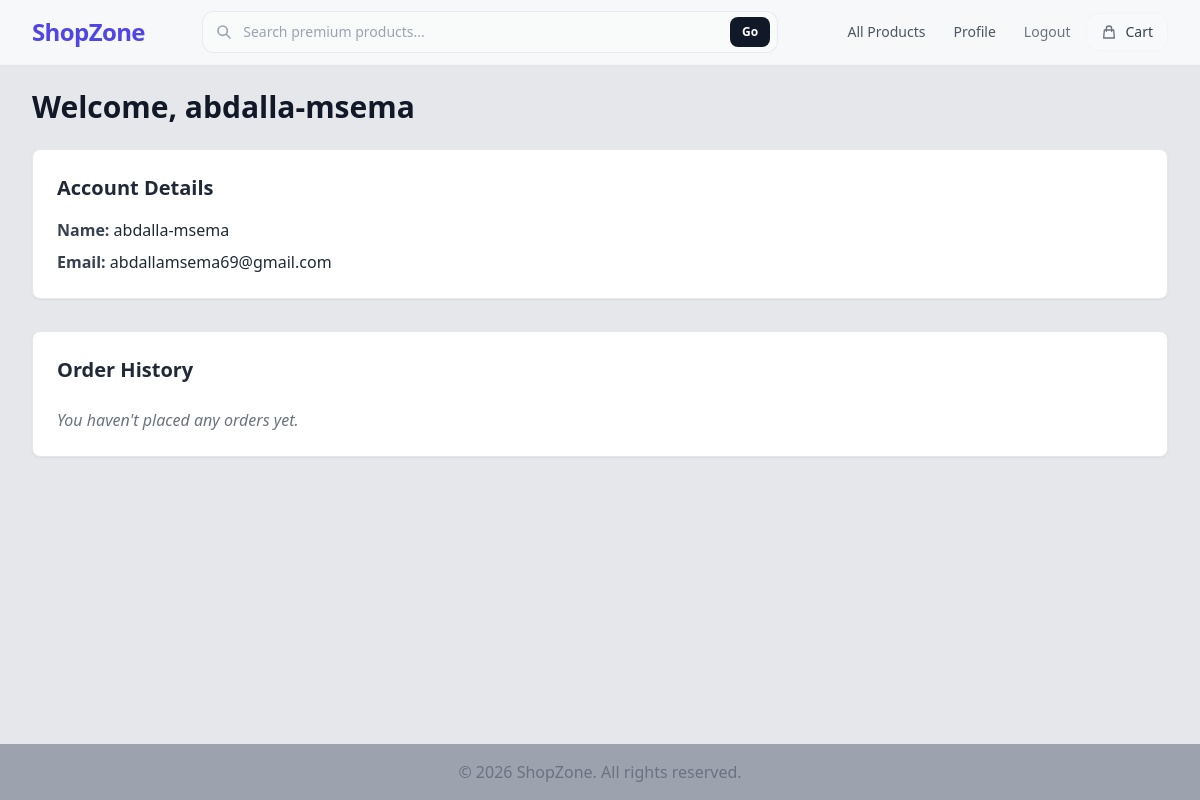
The app's page /profile/ (signed in), older data.
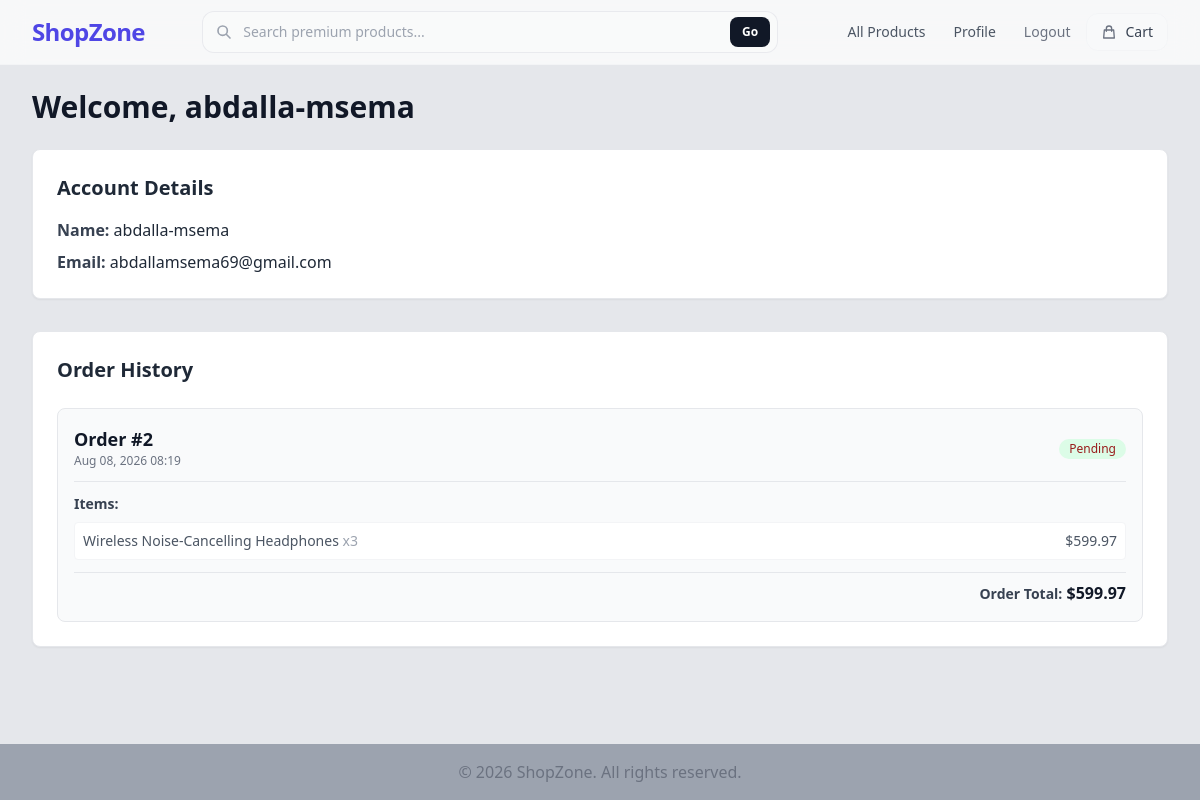
The same page, newer data.
### store/models.py (models this page shows, shortened)
class Order(models.Model):
    first_name = models.CharField(max_length=50)
    last_name = models.CharField(max_length=50)
    email = models.EmailField()
    address = models.CharField(max_length=250)
    city = models.CharField(max_length=100)
    created_at = models.DateTimeField(auto_now_add=True)
    paid = models.BooleanField(default=False)
    class Meta:
        ordering = ['-created_at']
    def get_total_cost(self):
        return sum(item.get_cost() for item in self.items.all())

class OrderItem(models.Model):
    order = models.ForeignKey(Order, related_name='items', on_delete=models.CASCADE)
    product = models.ForeignKey(Product, related_name='order_items', on_delete=models.CASCADE)
    price = models.DecimalField(max_digits=10, decimal_places=2)
    quantity = models.PositiveIntegerField(default=1)
    def get_cost(self):
        return self.price * self.quantity

class Product(models.Model):
    category = models.ForeignKey(Category, related_name='products', on_delete=models.CASCADE)
    name = models.CharField(max_length=100, unique=True)
    slug = models.SlugField(max_length=100, unique=True)
    description = models.TextField(blank=True, null=True)
    price = models.DecimalField(max_digits=10, decimal_places=2)
    stock = models.IntegerField(default=1)
    is_available = models.BooleanField(default=True)
    image_url = models.URLField(max_length=200, blank=True, null=True)
    created_at = models.DateTimeField(auto_now_add=True)
    updated_at = models.DateTimeField(auto_now=True)

### store/views.py (the view)
# urls.py: path('profile/', views.profile, name='profile'),
@login_required
def profile(request):
    orders = Order.objects.filter(email=request.user.email)
    return render(request, 'store/profile.html', {'orders': orders})

### store/cart.py (called while the page is built)
    def __len__(self):
        return sum(item['quantity'] for item in self.cart.values())

### store/context_processors.py (called while the page is built)
def cart(request):
    return {'cart': Cart(request)}

### store/templates/store/profile.html (shortened to what this page needs)
{% extends 'store/base.html' %}
{% block content %}
    <h1 class="text-3xl font-bold mb-6 text-gray-900">Welcome, {{ request.user.username }}</h1>
    <div class="bg-white border border-gray-200 rounded-lg p-6 mb-8 shadow-sm">
        <h2 class="text-xl font-bold mb-4 text-gray-800">Account Details</h2>
        <p class="mb-2"><strong class="text-gray-700">Name:</strong> {{ request.user.get_full_name|default:request.user.username }}</p>
        <p><strong class="text-gray-700">Email:</strong> {{ request.user.email }}</p>
    </div>
    <div class="bg-white border border-gray-200 rounded-lg p-6 shadow-sm">
        <h2 class="text-xl font-bold mb-6 text-gray-800">Order History</h2>
        {% if orders %}
            <div class="space-y-6">
                {% for order in orders %}
                    <div class="border border-gray-200 rounded-lg p-4 bg-gray-50">
                        <div class="flex justify-between items-center border-b border-gray-200 pb-3 mb-3">
                            <div>
                                <p class="font-bold text-lg text-gray-900">Order #{{ order.id }}</p>
                                <p class="text-xs text-gray-500">{{ order.created_at|date:"M d, Y H:i" }}</p>
                            </div>
                            <div class="text-right">
                                <span class="inline-flex items-center px-2.5 py-0.5 rounded-full text-xs font-medium bg-green-100 text-red-800">
                                    {% if order.paid %}Paid{% else %}Pending{% endif %}
                                </span>
                            </div>
                        </div>
                        <div class="space-y-2">
                            <p class="text-sm font-semibold text-gray-700 mb-1">Items:</p>
                            {% for item in order.items.all %}
                                <div class="flex justify-between text-sm text-gray-600 bg-white p-2 rounded border border-gray-100">
                                    <span>{{ item.product.name }} <span class="text-gray-400">x{{ item.quantity }}</span></span>
                                    <span class="font-medium">${{ item.get_cost }}</span>
                                </div>
                            {% endfor %}
                        </div>
                        <div class="text-right mt-3 pt-2 border-t border-gray-200">
                            <span class="text-sm font-semibold text-gray-700">Order Total:</span>
                            <span class="text-base font-bold text-gray-900">${{ order.get_total_cost }}</span>
                        </div>
                    </div>
                {% endfor %}
            </div>
        {% else %}
            <p class="text-gray-500 italic">You haven't placed any orders yet.</p>
        {% endif %}
    </div>
{% endblock content %}

### store/templates/store/base.html (shortened to what this page needs)
<!DOCTYPE html>
<html lang="en">
<head>
    <script src="https://cdn.tailwindcss.com"></script>
</head>
<body class="bg-gray-200 flex flex-col min-h-screen text-gray-800">
    <nav class="bg-white/70 backdrop-blur-md border-b border-gray-100 sticky top-0 z-50 transition-all duration-200">
    <div class="max-w-7xl mx-auto px-4 sm:px-6 lg:px-8">
        <div class="flex justify-between h-16 items-center gap-4">
            <a href="{% url 'product_list' %}" class="text-2xl font-black text-indigo-600 tracking-tight hover:opacity-90 transition flex-shrink-0">
                ShopZone
            </a>
            <form action="{% url 'product_list' %}" method="get" class="flex-grow max-w-xl mx-2 md:mx-6">
                <div class="relative group">
                    <div class="absolute inset-y-0 left-0 pl-3.5 flex items-center pointer-events-none">
                        <svg class="h-4 w-4 text-gray-400 group-focus-within:text-indigo-500 transition-colors" fill="none" stroke="currentColor" viewBox="0 0 24 24">
                            <path stroke-linecap="round" stroke-linejoin="round" stroke-width="2.5" d="M21 21l-6-6m2-5a7 7 0 11-14 0 7 7 0 0114 0z"></path>
                        </svg>
                    </div>
                    <input type="text" name="q" value="{{ query|default:'' }}" placeholder="Search premium products..."
                           class="w-full pl-10 pr-12 py-2.5 bg-gray-50/80 border border-gray-200/80 rounded-xl text-sm text-gray-900 placeholder-gray-400 focus:outline-none focus:bg-white focus:ring-4 focus:ring-indigo-500/10 focus:border-indigo-500 transition-all duration-200">
                    <button type="submit" class="absolute right-2 top-1.5 bottom-1.5 px-3 bg-gray-900 text-white rounded-lg text-xs font-semibold hover:bg-indigo-600 active:scale-95 transition-all duration-150">
                        Go
                    </button>
                </div>
            </form>
            <div class="hidden md:flex space-x-1 items-center flex-shrink-0">
                <a href="{% url 'product_list' %}" class="text-gray-600 hover:text-indigo-600 hover:bg-gray-50 px-3 py-2 rounded-xl text-sm font-medium transition-all">
                    All Products
                </a>
                {% if request.user.is_authenticated %}
                    <a href="{% url 'profile' %}" class="text-gray-600 hover:text-indigo-600 hover:bg-gray-50 px-3 py-2 rounded-xl text-sm font-medium transition-all">
                        Profile
                    </a>
                    <a href="{% url 'logout' %}" class="text-gray-500 hover:text-red-600 hover:bg-red-50 px-3 py-2 rounded-xl text-sm font-medium transition-all">
                        Logout
                    </a>
                {% endif %}
                <a href="{% url 'cart_detail' %}" class="flex items-center space-x-2 text-gray-700 hover:text-indigo-600 hover:bg-indigo-50/50 ml-2 px-3.5 py-2 rounded-xl border border-gray-100 bg-gray-50/30 text-sm font-medium transition-all group">
                    <svg class="w-4 h-4 text-gray-500 group-hover:text-indigo-600 transition-colors" fill="none" stroke="currentColor" viewBox="0 0 24 24">
                        <path stroke-linecap="round" stroke-linejoin="round" stroke-width="2" d="M16 11V7a4 4 0 00-8 0v4M5 9h14l1 12H4L5 9z"></path>
                    </svg>
                    <span>Cart</span>
                </a>
            </div>
        </div>
    </div>
</nav>
    <main class="flex-grow max-w-7xl w-full mx-auto px-4 sm:px-6 lg:px-8 py-6">
        {% block content %}
        {% endblock %}
    </main>
    <footer class="bg-gray-400 border-t border-gray-200 py-4 mt-auto">
        <div class="max-w-7xl mx-auto px-4 sm:px-6 lg:px-8 text-center text-gray-500">
            &copy; {% now "Y" %} ShopZone. All rights reserved.
        </div>
    </footer>
</body>
</html>

Row changes from the older to the newer data that the page shows:
added Order: id "2", created_at "Aug 08, 2026 08:19", paid "Pending", get_total_cost "599.97"
added OrderItem: product.name "Wireless Noise-Cancelling Headphones", quantity "3", get_cost "599.97"
Text that changed along with them:
text no longer shown: "You haven't placed any orders yet."
